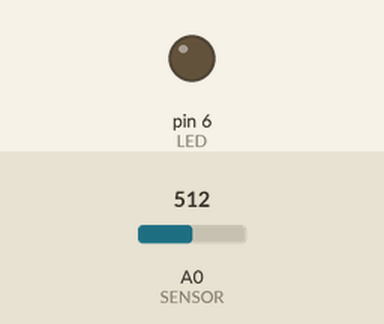
The sketch below on a simulated Arduino Uno, built with avr-gcc and run on an emulated ATmega328P. On the bench: output pins drawn as LEDs (lit = HIGH). Dashed ring = blinking. The test bench sets the inputs (shaded band); at power-on: A0 (SENSOR) = 512.

Above: at 1.2 s.
1.3 s: A0 (SENSOR) set to 215
2.8 s: A0 (SENSOR) set to 184
At 5.7 s:
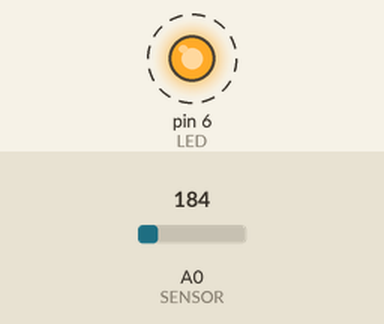
5.8 s: A0 (SENSOR) set to 210
At 6.8 s:
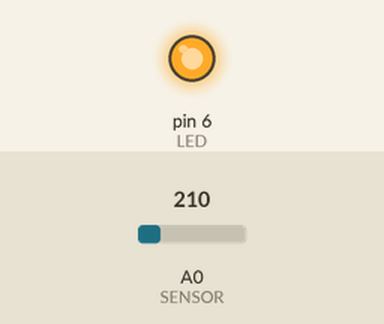
7.3 s: A0 (SENSOR) set to 190
At 8.05 s:
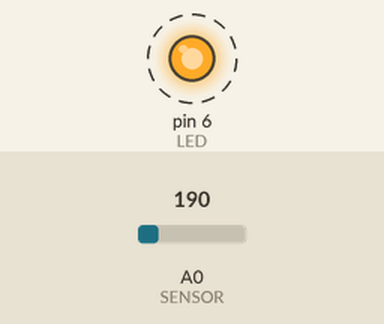
Timing chart, 0 to 11.3 s (numbered marks = the images above; inputs shaded):
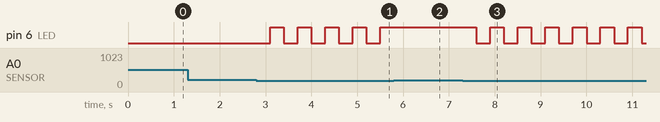

The sketch:

clap.ino
```cpp
int sensorValue = 0;

#define SENSOR A0 //voice sensor
#define LED 6 //light bulb or led
#define THRESHOLD 200 //sensor value thershold, to detect a calp

void setup() {
pinMode(LED, OUTPUT);
pinMode(SENSOR, INPUT);
Serial.begin(9600);
}

void loop() {

  sensorValue = analogRead(SENSOR); //Read Sensor Value

  if (sensorValue < THRESHOLD){ //If sensor value below the threshold, we detect a clap
    delay(300); //wait 300ms for the second clap
    long start = millis();
    while(millis()-start < 100){ //listen for the second clap
      sensorValue = analogRead(SENSOR);
      if(sensorValue < THRESHOLD){
        switchLed(LED); //if we detect a calp, switch on/off the led or light bulb
        break;
      }
    }
  }
}

void switchLed(const int pin){
  if(digitalRead(pin) == HIGH) digitalWrite(pin, LOW);
  else digitalWrite(pin, HIGH);
}
```

Measured:
- the behaviour switches between 200 and 199 on A0 (SENSOR) (found by bisection; images 0 and 1)
- after the input at 1.3 s, every drawn part: stays the same
- after the input at 2.8 s, pin 6 (LED): alternates HIGH for 0.30 s and LOW for 0.30 s, starting after 0.30 s
- after the input at 5.8 s, pin 6 (LED): stops changing and stays HIGH
- after the input at 7.3 s, pin 6 (LED): alternates HIGH for 0.30 s and LOW for 0.30 s, starting after 0.30 s
